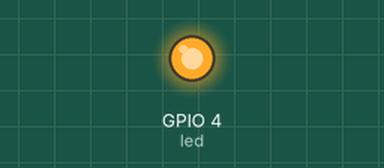
This program was run on a simulated Raspberry Pi (BCM pin numbers). On the bench: output pins drawn as LEDs (lit = HIGH).

Above: at 1.0 s.
At 5.5 s:
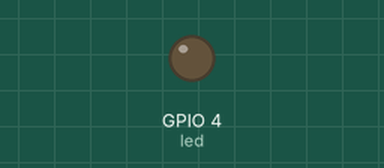
Timing chart, 0 to 6.9 s (numbered marks = the images above):
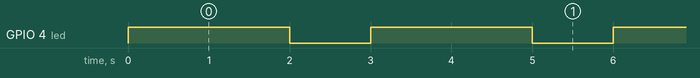

Measured:
- by itself, GPIO 4 (led): alternates HIGH for 2.0 s and LOW for 1.0 s

The program:

led_toggle_gpiozero.py
```python
# Program to demonstrate blinking of a LED

from gpiozero import LED
import time

# Intialize LED to connected (logical)pin on board - refer pinout command
led = LED(4)

#looping through infinity excepts keyboard interrupt from user
while True:
  # change led state either on or off
  led.toggle()
  time.sleep(2)
  # change led state from previous
  led.toggle()
  time.sleep(1)
```
